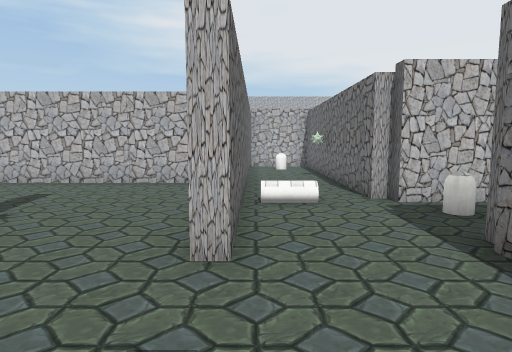
[1] (above)

24 first-person views from a walk through a Unity game level. The camera is 1.3 m above the floor, tilts 6° down and sees 75° across. The floor is counted in squares, 1 m on a side. Each view is taken from the middle of a square. On the plan, view 1 faces up. The plan holds only what a view shows up to about 14 squares ahead; the rest is blank. The place goes on beyond the plan. The player is left out. Some animated figures are left out. Some surface patterns are stand-ins.

[2]
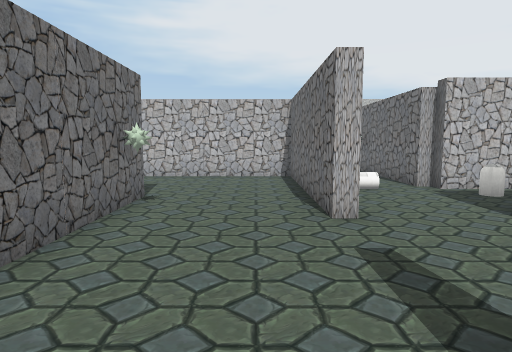

[3]
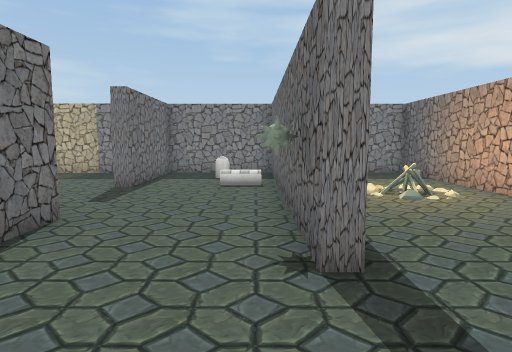

[4]
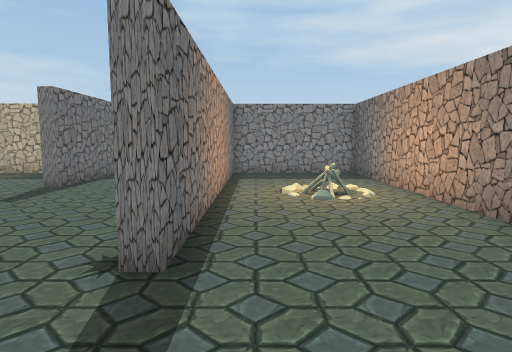

[5]
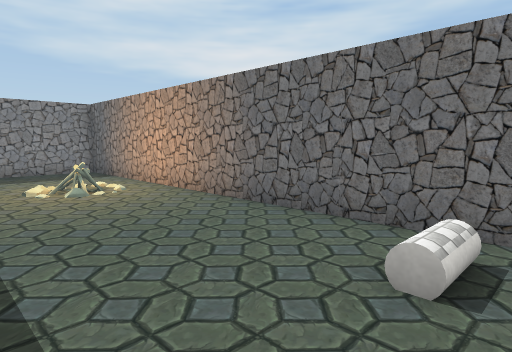

[6]
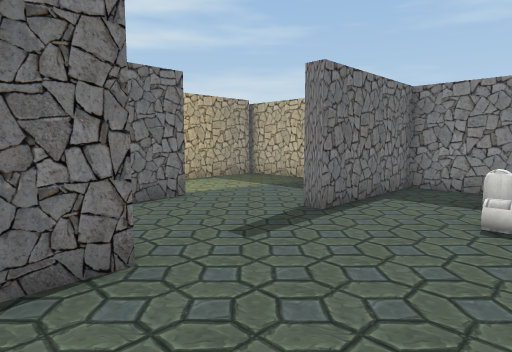

[7]
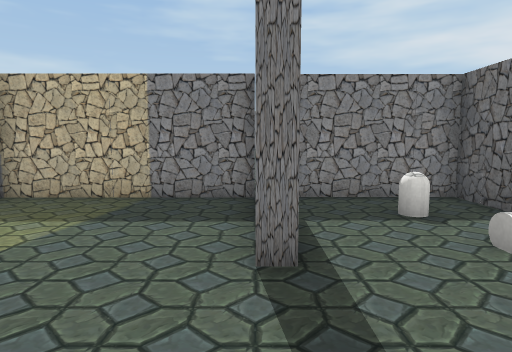

[8]
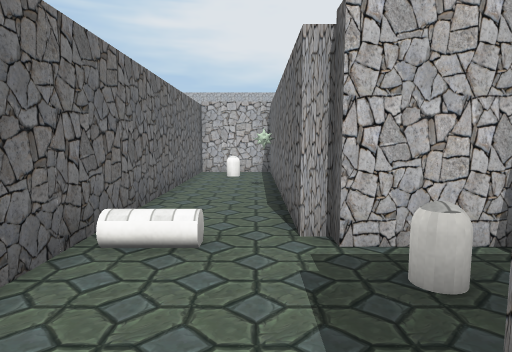

[9]
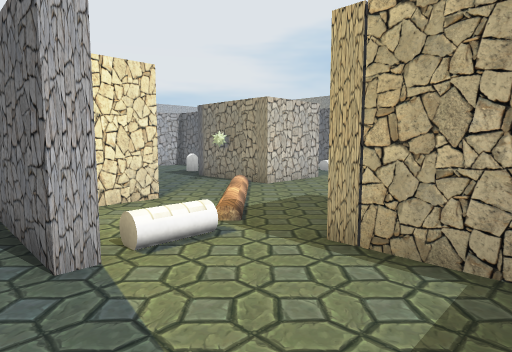

[10]
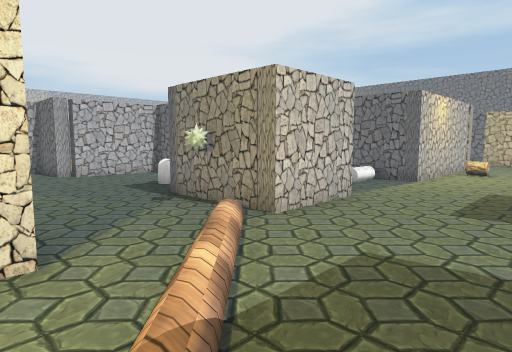

[11]
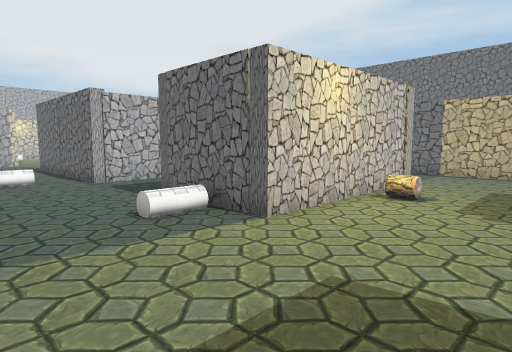

[12]
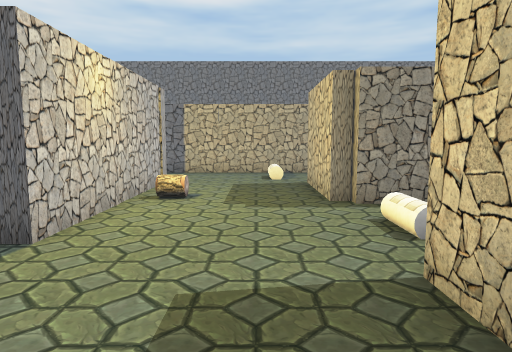

[13]
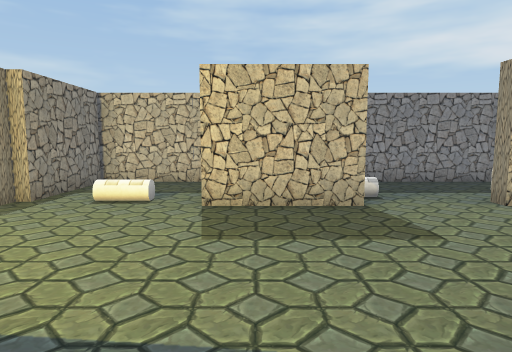

[14]
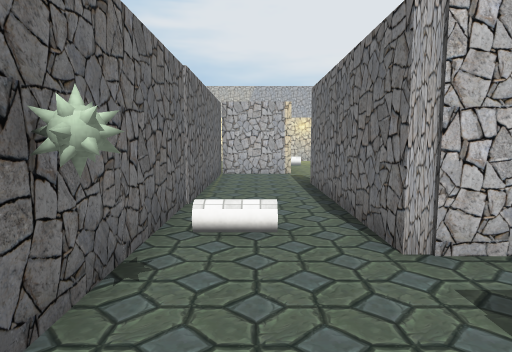

[15]
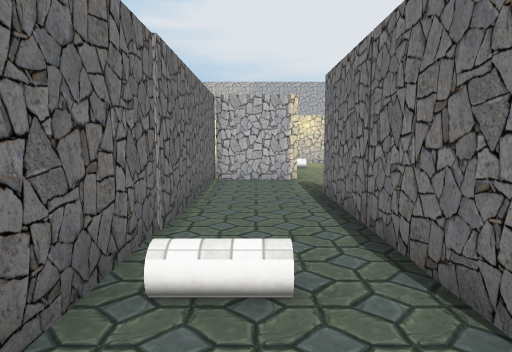

[16]
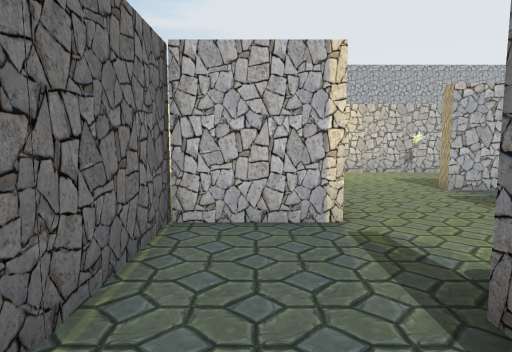

[17]
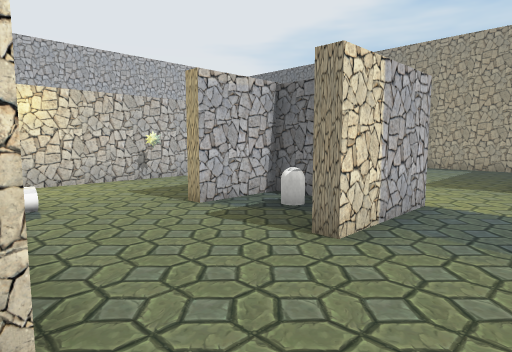

[18]
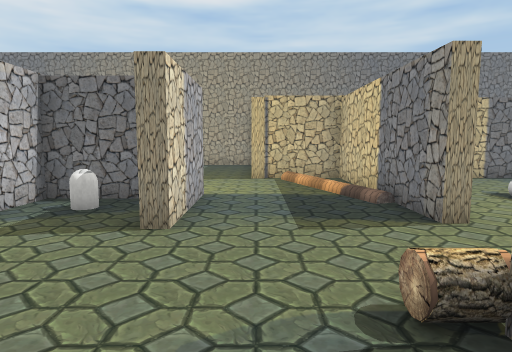

[19]
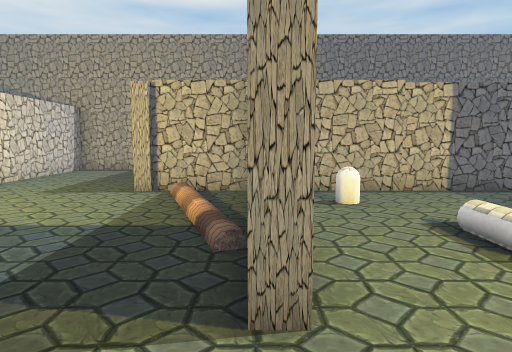

[20]
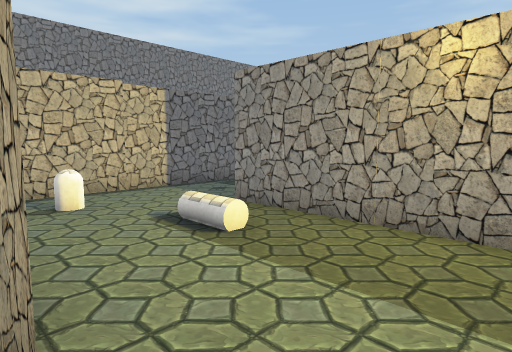

[21]
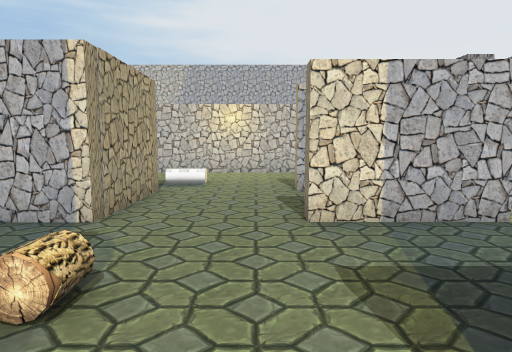

[22]
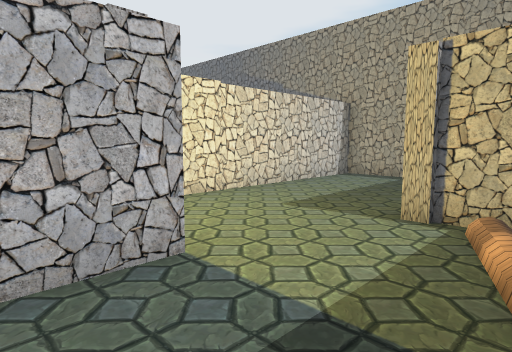

[23]
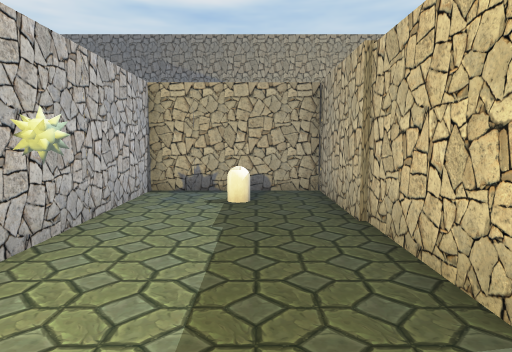

[24]
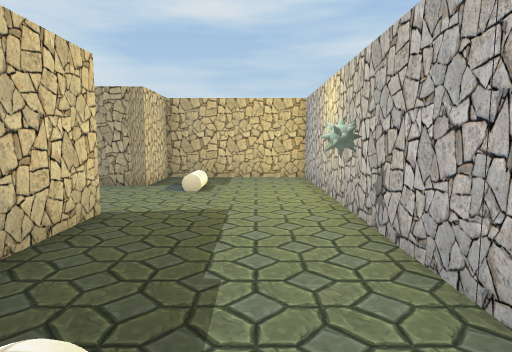

### Floor plan
Ten units are one square. View 1 is at (0, 0); x grows to the right and y downward. Boxes are objects, and circles mark ways between rooms. Rooms are numbered by the first view taken in them; rooms with no view inside come last. Other rooms are left out.
<svg viewBox="-105 -293 432 344">
<path fill="none" stroke="#000" d="M-3 -35 -7 -35 -7 -103 -80 -103M28 -15 28 -39M-100 -95 -100 46 -51 46 -51 -58 -46 -58 -46 46 -4 46 -4 4 0 4M34 -6 28 -6 28 -15M57 44 57 5M0 46 59 46M121 -120 121 -130 89 -130 89 -135M175 -111 226 -111M180 -107 157 -107 157 -174M192 -155 192 -160 257 -160 257 -188M126 -195 126 -88M221 -203 188 -203 188 -208M215 -216 215 -239 192 -239 192 -242 257 -242 257 -288 131 -288 131 -238M26 -169 -3 -169 -3 -35M31 -75 26 -75 26 -165M225 -39 189 -39M257 -83 257 -145M256 -186 256 -192M118 6 151 6M90 5 90 11M156 46 188 46 188 11 192 11 192 6 225 6M257 12 257 -50M59 46 106 46M322 -203 322 -239 244 -239"/>
<rect x="-85" y="-15" width="10" height="10" fill="#bbb"><title>campfire</title></rect>
<rect x="-45" y="-45" width="10" height="10" fill="#bbb"><title>other object</title></rect>
<rect x="-35" y="25" width="10" height="10" fill="#bbb"><title>capsule</title></rect>
<rect x="5" y="-155" width="10" height="10" fill="#bbb"><title>capsule</title></rect>
<rect x="15" y="-125" width="10" height="10" fill="#bbb"><title>other object</title></rect>
<rect x="25" y="-75" width="30" height="10" fill="#bbb"><title>other object</title></rect>
<rect x="35" y="-45" width="30" height="10" fill="#bbb"><title>other object</title></rect>
<rect x="35" y="-65" width="10" height="10" fill="#bbb"><title>capsule</title></rect>
<rect x="75" y="25" width="10" height="10" fill="#bbb"><title>other object</title></rect>
<rect x="75" y="-165" width="20" height="30" fill="#bbb"><title>other object</title></rect>
<rect x="85" y="-55" width="40" height="20" fill="#bbb"><title>other object</title></rect>
<rect x="85" y="-65" width="10" height="10" fill="#bbb"><title>other object</title></rect>
<rect x="95" y="-75" width="10" height="10" fill="#bbb"><title>other object</title></rect>
<rect x="95" y="-95" width="10" height="10" fill="#bbb"><title>capsule</title></rect>
<rect x="125" y="-95" width="10" height="10" fill="#bbb"><title>other object</title></rect>
<rect x="125" y="-245" width="30" height="50" fill="#bbb"><title>other object</title></rect>
<rect x="155" y="-75" width="30" height="40" fill="#bbb"><title>other object</title></rect>
<rect x="195" y="-225" width="10" height="10" fill="#bbb"><title>capsule</title></rect>
<rect x="195" y="-285" width="10" height="10" fill="#bbb"><title>other object</title></rect>
<rect x="235" y="-145" width="10" height="10" fill="#bbb"><title>capsule</title></rect>
<rect x="235" y="-265" width="10" height="10" fill="#bbb"><title>capsule</title></rect>
<circle cx="17" cy="0" r="3" fill="#2a7"/>
<circle cx="15" cy="-40" r="3" fill="#2a7"/>
<circle cx="45" cy="5" r="3" fill="#2a7"/>
<text x="-40" y="-30">1</text>
<text x="30" y="20">2</text>
<text x="140" y="-130">3</text>
</svg>
Room 1 opens to room 2. Room 1 opens to room 3. Room 2 opens to room 3.

Where each view was taken, in squares from view 1:
view 1: 0 up, 0 right, facing up
view 2: 2 down, 2 left, facing up
view 3: 9 up, 4 left, facing down
view 4: 9 up, 6 left, facing down
view 5: 10 up, 5 left, facing down-left
view 6: 5 up, 4 left, facing down-right
view 7: 3 up, 0 right, facing down
view 8: 3 up, 2 right, facing up
view 9: 3 down, 2 right, facing up-right
view 10: 0 up, 5 right, facing up-right
view 11: 0 up, 12 right, facing up-right
view 12: 1 up, 12 right, facing right
view 13: 6 up, 14 right, facing down
view 14: 7 up, 14 right, facing up
view 15: 9 up, 14 right, facing up
view 16: 15 up, 14 right, facing up
view 17: 18 up, 15 right, facing up-right
view 18: 19 up, 14 right, facing right
view 19: 16 up, 17 right, facing right
view 20: 16 up, 17 right, facing down-right
view 21: 15 up, 18 right, facing up
view 22: 17 up, 20 right, facing up-right
view 23: 26 up, 17 right, facing right
view 24: 27 up, 25 right, facing left
